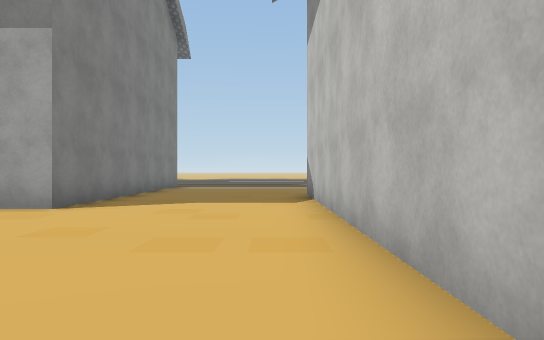
[1] (above)

21 first-person views from a walk through a scene from a Unity 3-D project. The camera is 1.2 m above the floor, looks level and sees 70° across. The floor is counted in squares, 2 m on a side. Each view is taken from the middle of a square. On the plan, view 1 faces up. The plan holds only what a view shows up to about 11 squares ahead; the rest is blank. The place goes on beyond the plan. Some surface patterns are stand-ins.

[2]
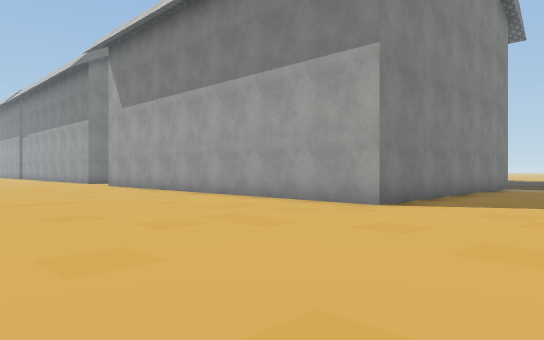

[3]
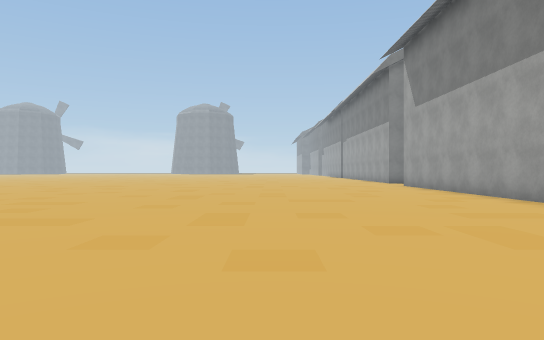

[4]
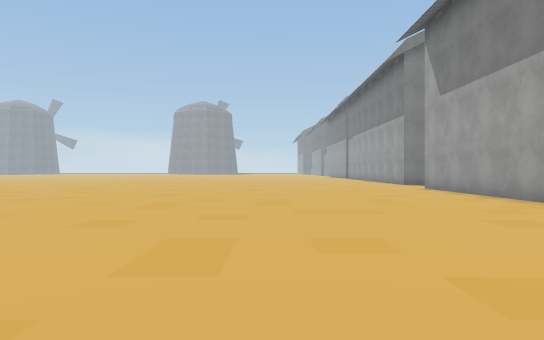

[5]
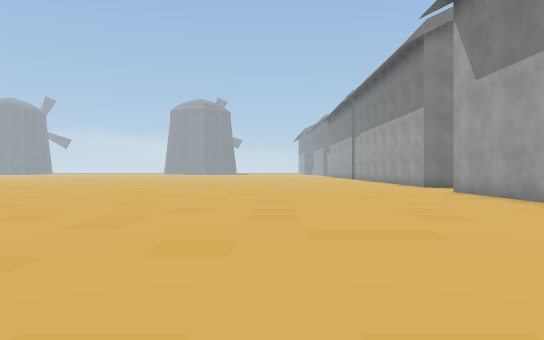

[6]
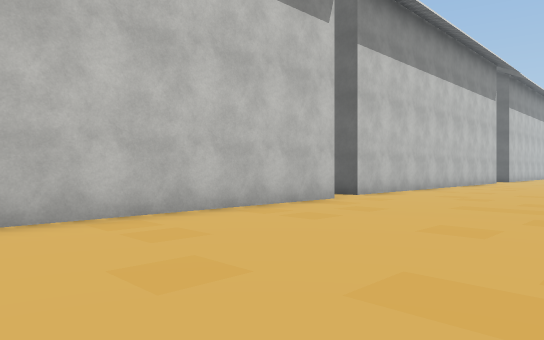

[7]
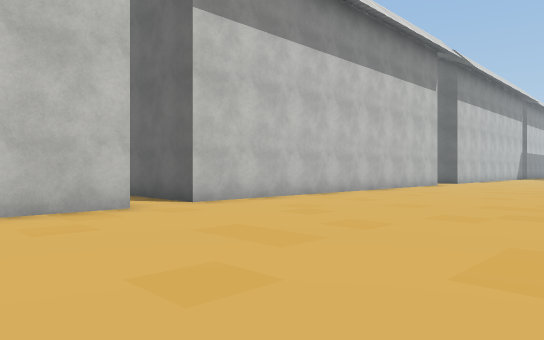

[8]
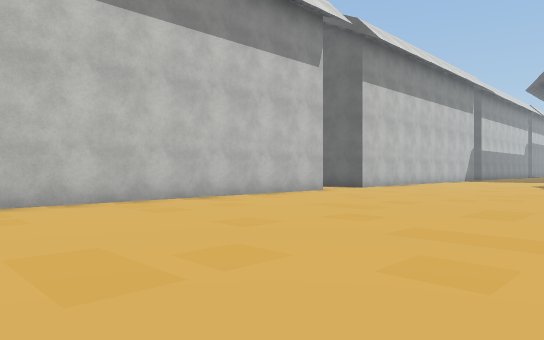

[9]
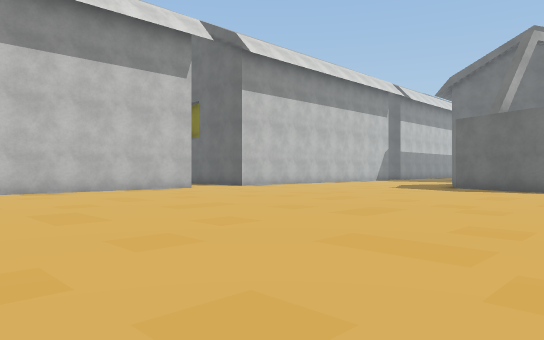

[10]
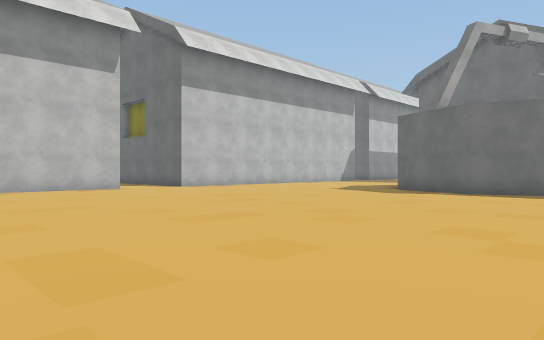

[11]
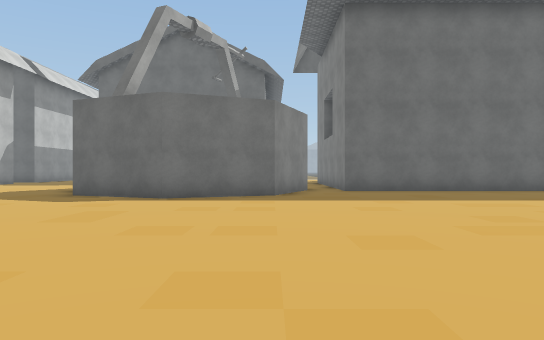

[12]
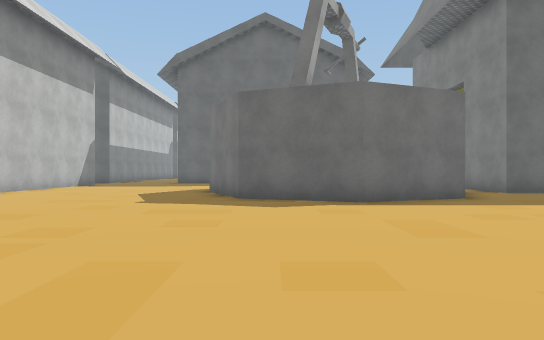

[13]
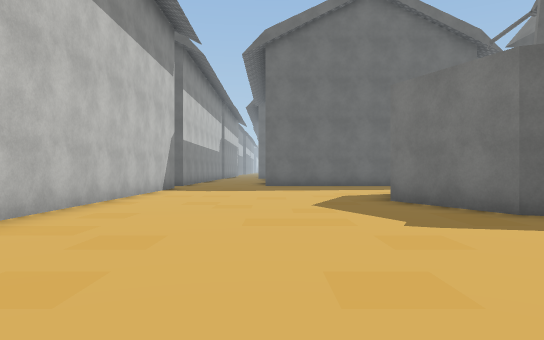

[14]
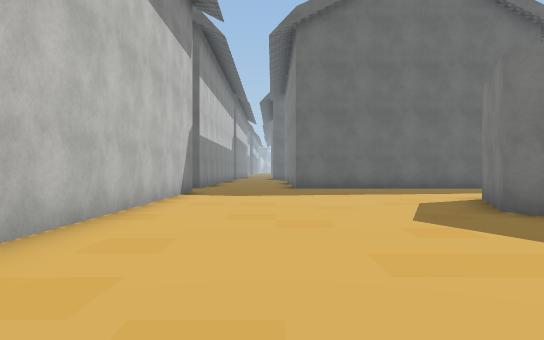

[15]
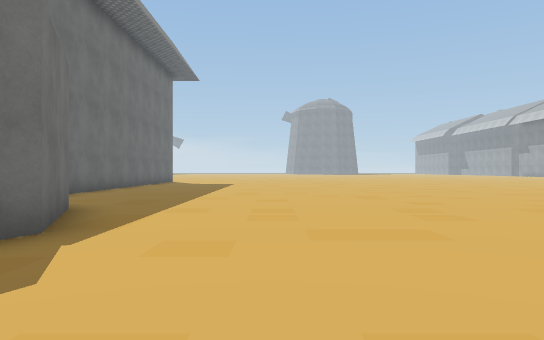

[16]
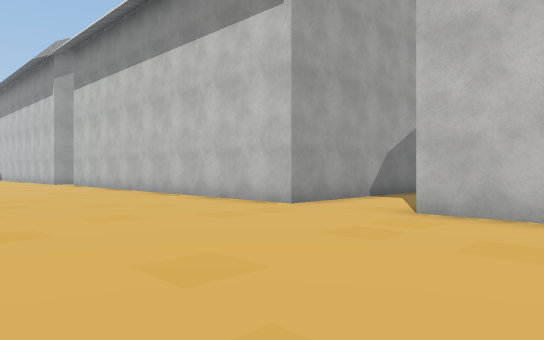

[17]
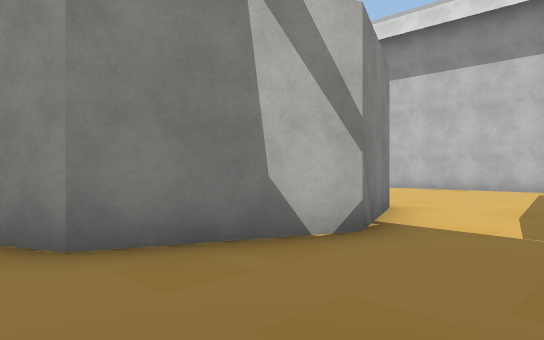

[18]
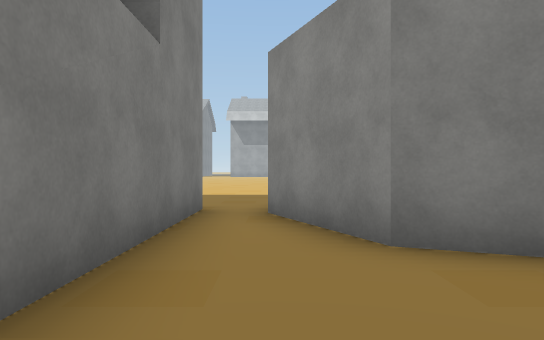

[19]
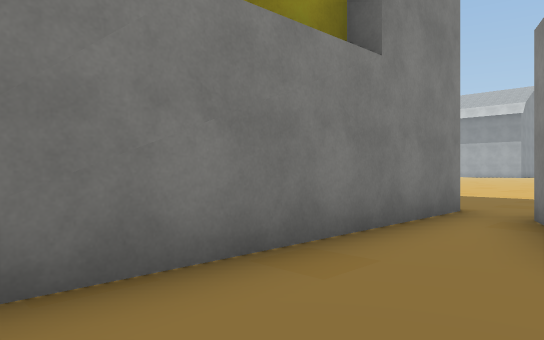

[20]
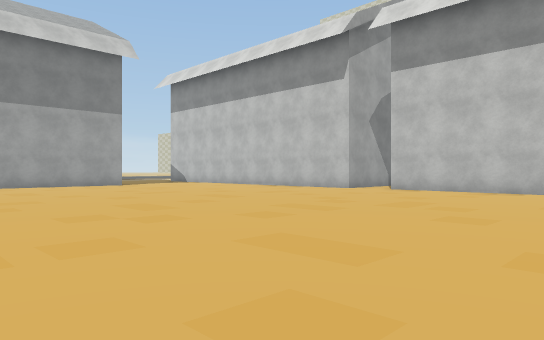

[21]
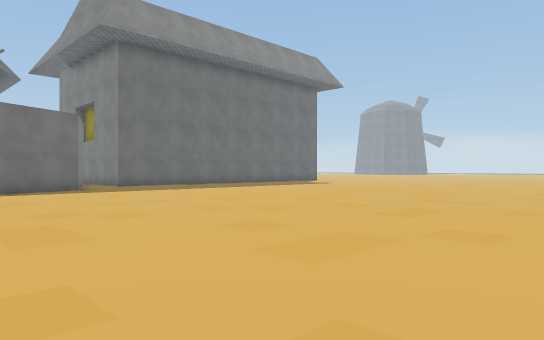

### Floor plan
Points are (right, up) in squares from view 1. A wall is a line through its corners. A room is listed if a view was taken in it or the views show most of it. See-through windows are left out.
Room 1 (views 1, 2, 3, 4, 5, 7, 8, 9, 10, 11, 12, 13, 14, 15, 16, 17, 18, 19, 20, 21)
walls: (1.2, -14.3) (1.2, -3.1); (0.9, -1.8) (0.9, 4.4); (-10.8, -22) (-10.1, -20.2) (-7.7, -19.2) (-5.3, -20.2) (-4.3, -22.6) (-5.3, -25) (-7.7, -25.9) (-10.1, -24.9) (-11.1, -22.5); (-15, -22) (-12.1, -22) (-12.1, -27.6); (-4.4, 6) (-14.6, 6); (1.2, -27.9) (1.2, -16.5)
ways out: opening at (-15, 6) to room 2; opening at (-2, 5) to room 2; opening at (1.5, -15.5) to room 2; opening at (2, -2) to room 2
Room 2 (view 6)
walls: (1.2, -3.1) (3.9, -3.1); (0.9, 4.4) (0.9, 9.6); (6.2, -14.3) (1.2, -14.3); (-3.4, 12.1) (-3.4, 6) (-4.4, 6)
ways out: opening at (-15, 6) to room 1; opening at (-2, 5) to room 1; opening at (1.5, -15.5) to room 1; opening at (2, -2) to room 1

Where each view was taken, in squares from view 1:
view 1: 0 up, 0 right, facing up
view 2: 0 up, 0 right, facing up-left
view 3: 1 up, 0 right, facing left
view 4: 1 up, 2 left, facing left
view 5: 1 up, 4 left, facing left
view 6: 5 up, 4 left, facing down-right
view 7: 1 up, 5 left, facing down-right
view 8: 5 down, 6 left, facing down-right
view 9: 7 down, 10 left, facing down-right
view 10: 9 down, 11 left, facing down-right
view 11: 11 down, 10 left, facing down
view 12: 12 down, 6 left, facing down
view 13: 15 down, 2 left, facing down
view 14: 17 down, 1 left, facing down
view 15: 17 down, 4 left, facing left
view 16: 19 down, 4 left, facing up-right
view 17: 28 down, 11 left, facing up-right
view 18: 28 down, 11 left, facing up
view 19: 28 down, 10 left, facing up-left
view 20: 9 down, 10 left, facing up-right
view 21: 8 down, 6 left, facing down-left
